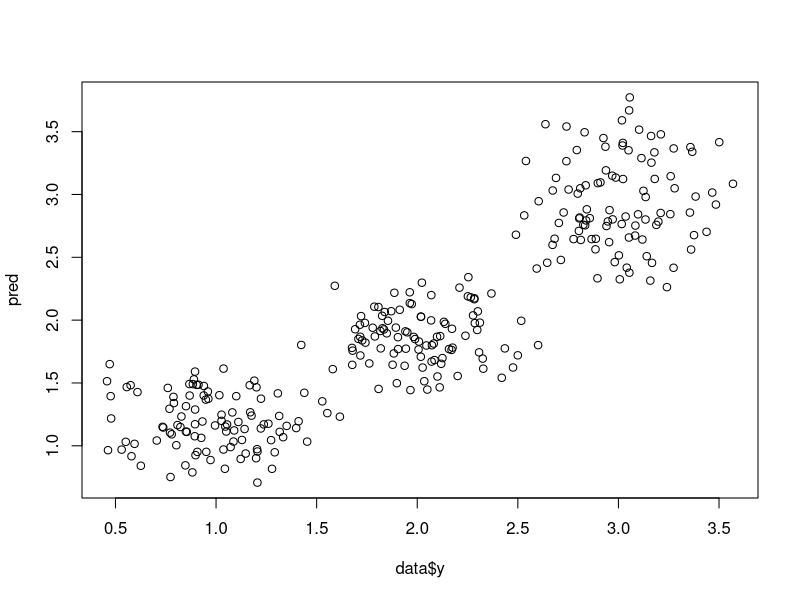
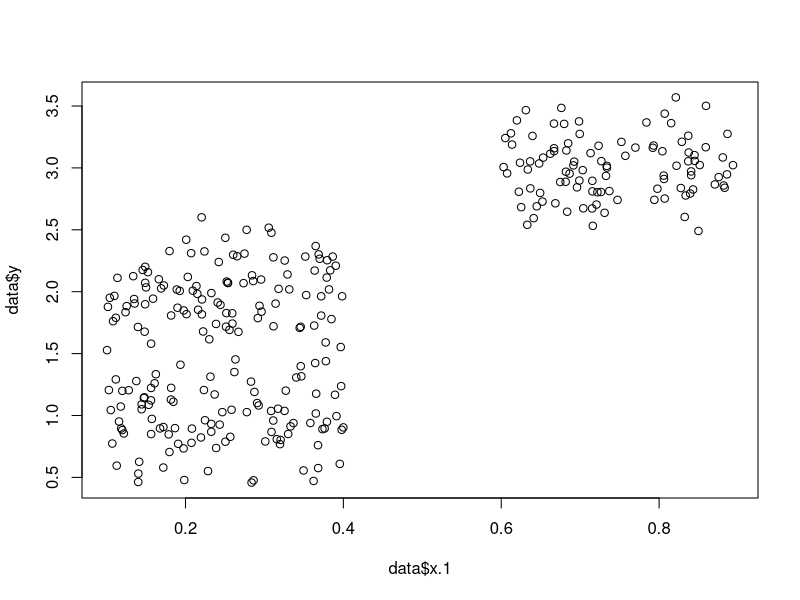
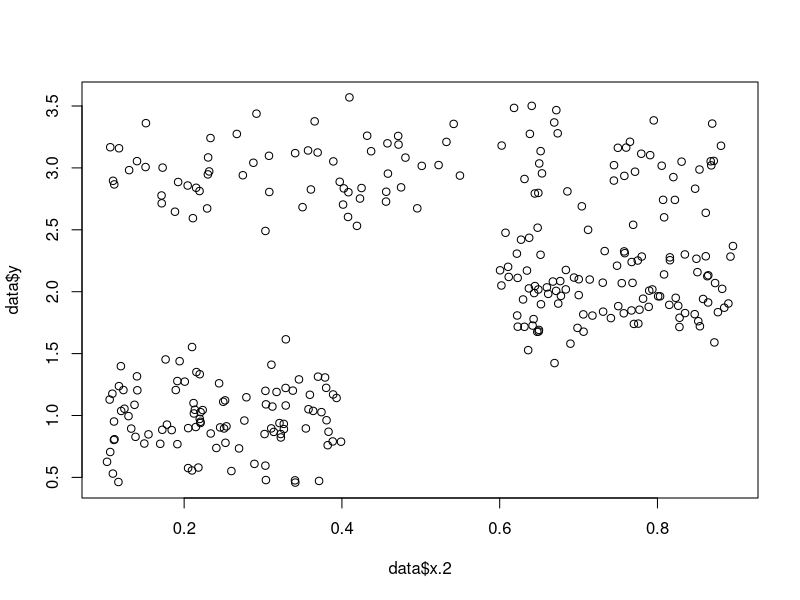
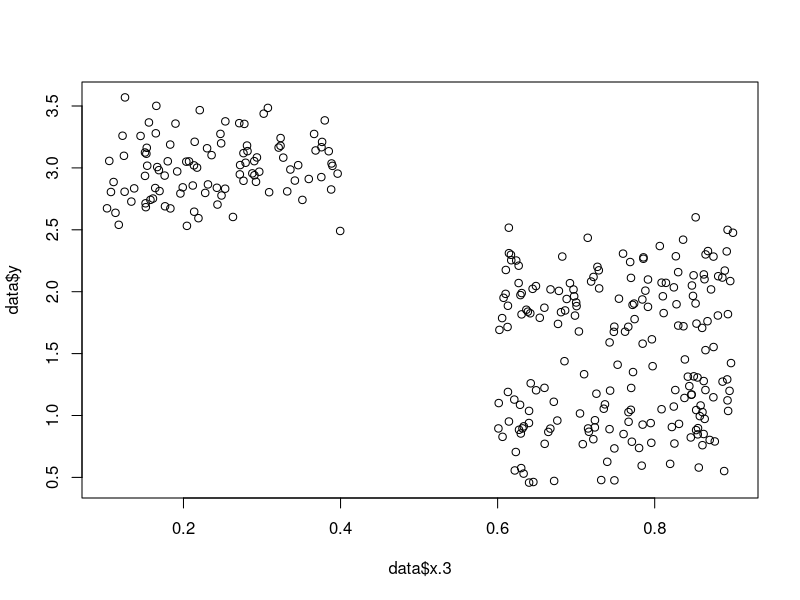
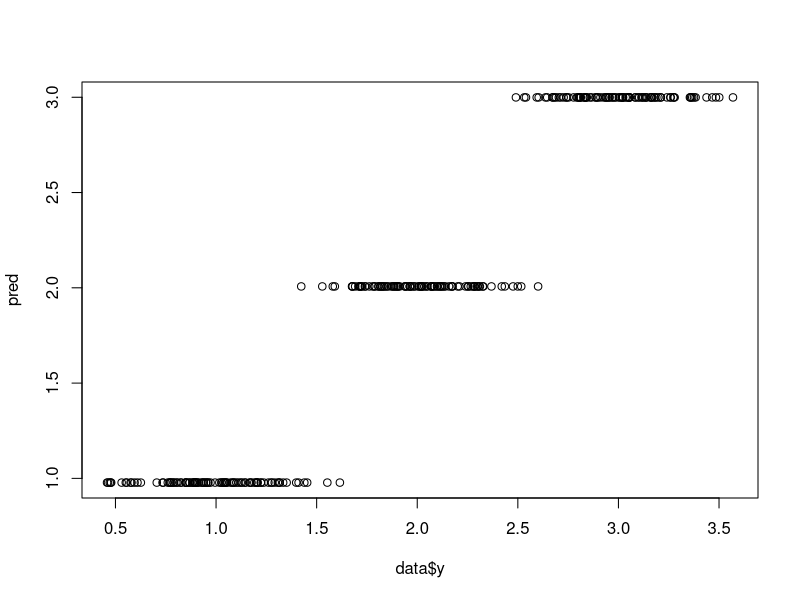
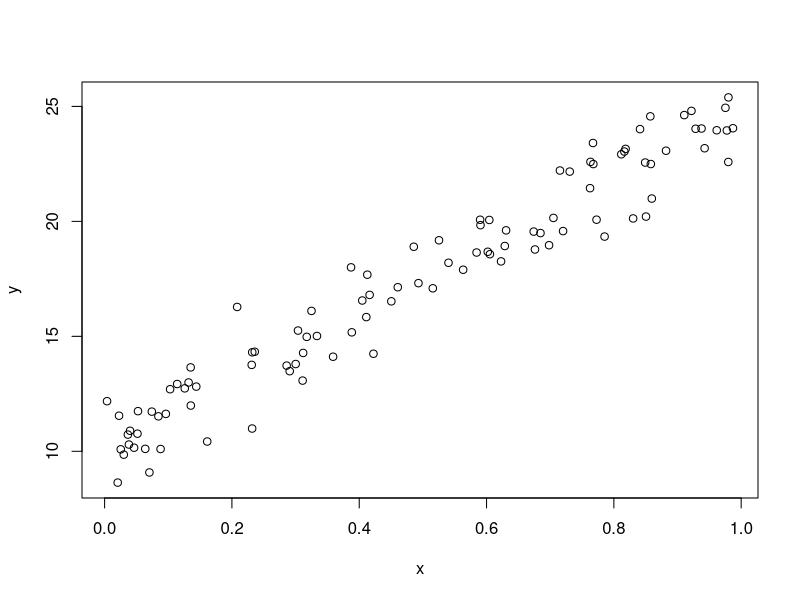

The R source for these figures, in order:
library(rpart)

##### FUNCTION TO GENERATE MULTIVARIATE DATA:
# Function to generate data as in Wu et al. (2007) /
# Pratola (2016):
gen_Wu_data <- function(n=300, sigma=.25, seed=1){
  #seed
  set.seed(seed)
  
  p <- 3 #number of x's
  
  # Gen x1-x3:
  x=matrix(runif(p*n),ncol=p) 
  x[1:200,1]=runif(200,0.1,0.4)
  x[201:300,1]=runif(100,0.6,0.9)
  x[1:100,2]=runif(100,0.1,0.4)
  x[101:200,2]=runif(100,0.6,0.9)
  x[201:300,2]=runif(100,0.1,0.9)
  x[1:200,3]=runif(200,0.6,0.9)
  x[201:300,3]=runif(100,0.1,0.4)
  
  # reshuffle the x's:
  x=x[sample(n),]
  
  # Generate y's
  f=rep(0,n)
  for(i in 1:n) {
    if(x[i,1]<0.5 && x[i,2]<=0.5) {
      f[i]=1
    }
    else if(x[i,1]<0.5 && x[i,2]>0.5) {
      f[i]=2
    }
    else if(x[i,1]>0.5) {
      f[i]=3
    }
  }
  
  # Add some noise
  y=f+rnorm(n,sd=sigma)
  
  return(data.frame(x=x, y=y))
  
}

## Generate a dataset
data <- gen_Wu_data()
head(data)

# Linear regression (NAIVE)
m1 <- lm(y ~ x.1 + x.2 + x.3, data=data)  ## y ~ b0 + b1+x.1 + b2*x.2 + b3*x.3 
pred <- predict(m1)

plot(data$y, pred)

# Create a model, with the smallest mean squared error:
# THE MEAN SQUARED ERROR TO BEAT:
mse <- sum((data$y-pred)^2)/300
print(cat("MSE: ", mse))

# Visualize the data set (well, sort off...)
plot(data$x.1, data$y, type="p")
plot(data$x.2, data$y, type="p")
plot(data$x.3, data$y, type="p")

### ASSIGNMENT:

# Create a model to predict y based on x.1, x.2, and x.3
# Compute the mean-squared prediction error on the 300 cases (within sample)
#   ... that is: sum((y - y.pred)^2) / n

# Pointers:
# Explore:
# 1. lm() https://www.rdocumentation.org/packages/stats/versions/3.6.2/topics/lm
# 2. rpart() https://www.statmethods.net/advstats/cart.html
#
# And/Or:
# https://cran.r-project.org/web/packages/randomForest/index.html
# https://cran.r-project.org/web/packages/glmnet/index.html
#
# Feel free to explore more [R] packages for for example NN, DNN, BART, etc.

# attempting logistic regression 

m2 <- glm(y ~ x.1 + x.2 + x.3, data=data)
pred <- predict(m2)

mse <- sum((data$y-pred)^2)/300
print(cat("MSE: ", mse))

# CART

m3 <- rpart(y ~ x.1 + x.2 + x.3, data=data)
pred <- predict(m3)
plot(data$y, pred)

mse3 <- sum((data$y-pred)^2)/300
print(cat("MSE: ", mse3))


# If stuck, start with a much simpler data generating mechanism:
n <- 100
x <- runif(n)
y <- 10 + 15*x + rnorm(n)
plot(x, y)

# And start with easy plotting and error predictions...
mod <- lm(y ~ x)
summary(mod)
y.pred <- predict(mod)
sum((y-y.pred)^2)/2

